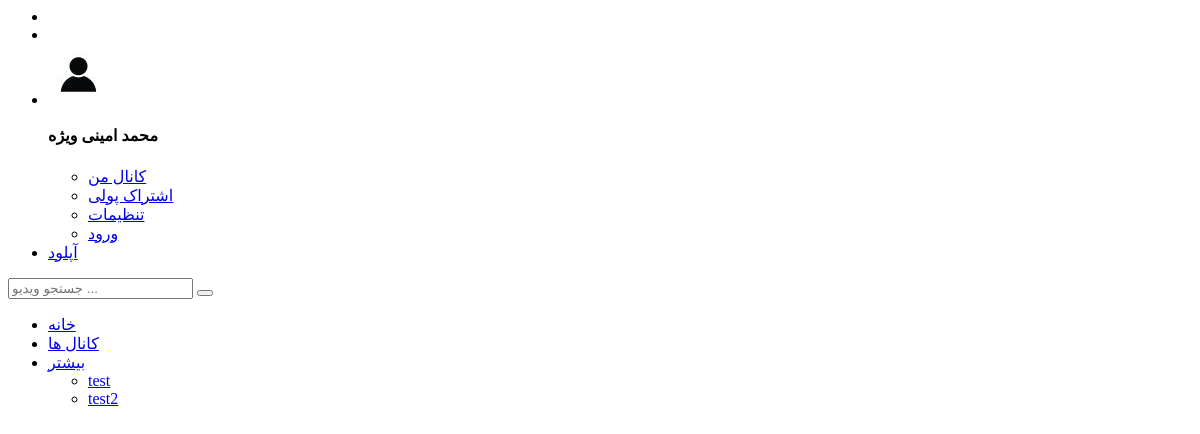
The page /header/ on the database as committed earlier.
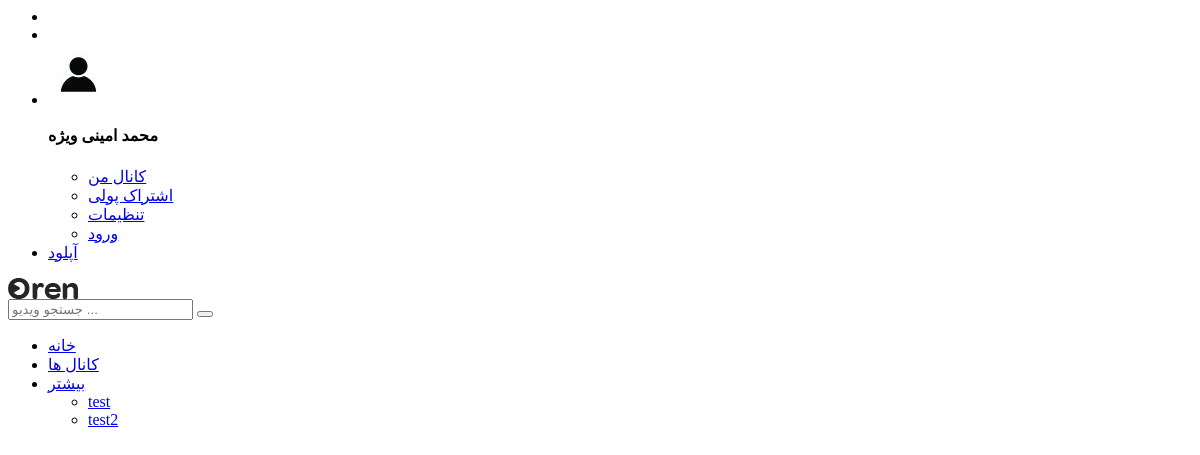
The same page on the database as committed later.
### sitesetting/models.py (models this page shows)
class SiteSetting(models.Model):
    logo = models.FileField(null=True,verbose_name='لوگو')
    alt = models.CharField(max_length=100,null=True,verbose_name='توضیحات لوگو')
    favicon = models.FileField(null=True,verbose_name='آیکون')
    alt2 = models.CharField(max_length=100,null=True,verbose_name='توضیحات icon')
    telephon = models.CharField(max_length=30,null=True,verbose_name='تلفن')
    footer_text = models.CharField(max_length=300,null=True,verbose_name='متن فوتر')
    email = models.EmailField(max_length=100,null=True,verbose_name='ایمیل')
    address = models.CharField(max_length=200,null=True,verbose_name='ادرس')
    created = models.DateTimeField(auto_now_add=True)
    updated = models.DateTimeField(auto_now=True)
    active = models.BooleanField(default=False,verbose_name='تنظیمات فعال؟')

### sitesetting/views.py (the view)
# urls.py: path('header/',views.header_view,name='header'),
def header_view(request):
    profile = ''
    if request.user.is_authenticated:
        profile = Profile.objects.get(user=request.user)
    context = {
        'navones':NavOne.objects.all(),
        'sitesetting' : SiteSetting.objects.last(),
        'profile':profile,
    }
    return render(request,'layout/header.html',context)

### templates/layout/header.html (shortened to what this page needs)
{% load static %}
<header>
    <div class="top_bar">
        <div class="container">
            <div class="top_header_content">
                <ul class="controls-lv d-rtl" style="">
                    <li>
                    </li>
                    <li>
                    </li>
                    <li class="user-log">
                        <div class="user-ac-img">
                            {% if request.user.is_authenticated %}
                                {% if profile %}
                                <img src="{{profile.image.url}}" height='60px' width='61px'>
                                {% else %}
                                <img src="{% static 'images/resources/user-img.png' %}">
                                {% endif %}
                                {% else %}
                                <img src="{% static 'images/user-icon.jpg' %}">
                            {% endif %}
                        </div>
                        <div class="account-menu">
                            <h4>محمد امینی <span class="usr-status">ویژه</span></h4>
                            <div class="sd_menu">
                                <ul class="mm_menu">
                                    <li>
                                        <a href="{% url 'youtube:upload_list' %}" title="">کانال من</a>
                                    </li>
                                    <li>
                                        <a href="#" title="">اشتراک پولی</a>
                                    </li>
                                    <li>
                                        <a href="{% url 'account:complate' %}" title="">تنظیمات</a>
                                    </li>
                                    <li>
                                        {% if request.user.is_authenticated %}
                                        <span>
                                            <i class="icon-logout"></i>
                                        </span>
                                        <a href="{% url 'account:logout' %}" title="">خروج</a>
                                        {% else %}
                                        <a href="{% url 'account:login' %}" title="">ورود</a>
                                        {% endif %}
                                    </li>
                                </ul>
                            </div>
                        </div>
                    </li>
                    <li>
                        <a href="{% url 'youtube:upload_video' %}" title="" class="btn-default">آپلود</a>
                    </li>
                </ul>
                <div class="menu_logo d-rtl">
                    <a href="/" title="" class="logo">
                        <img src="{{sitesetting.logo.url}}" alt="">
                    </a>
                </div>
                <div class="search_form d.rtl">
                    <form>
                        <input type="text" name="search" placeholder="جستجو ویدیو ... ">
                        <button type="submit">
                        </button>
                    </form>
                </div>
            </div>
        </div>
    </div>
    <div class="btm_bar">
        <div class="container">
            <div class="btm_bar_content">
                <nav>
                    <ul>
                        {% for navone in navones %}
                        <li><a href="{{navone.link}}" title="{{navone.name}}">{{navone.name}}</a>
                            <div class="mega-menu">
                                <ul class="d-rtl">
                                    {% for navtwo in navone.navtwo_set.all %}
                                    <li><a href="{{navtwo.link}}" title="{{navtwo.name}}">{{navtwo.name}}</a></li>
                                    {% endfor %}
                                </ul>
                            </div>
                        </li>
                        {% endfor %}
                    </ul>
                </nav>
            </div>
        </div>
    </div>
</header>

Rows that differ between the two databases and show on the page:
added SiteSetting: logo (picture)
